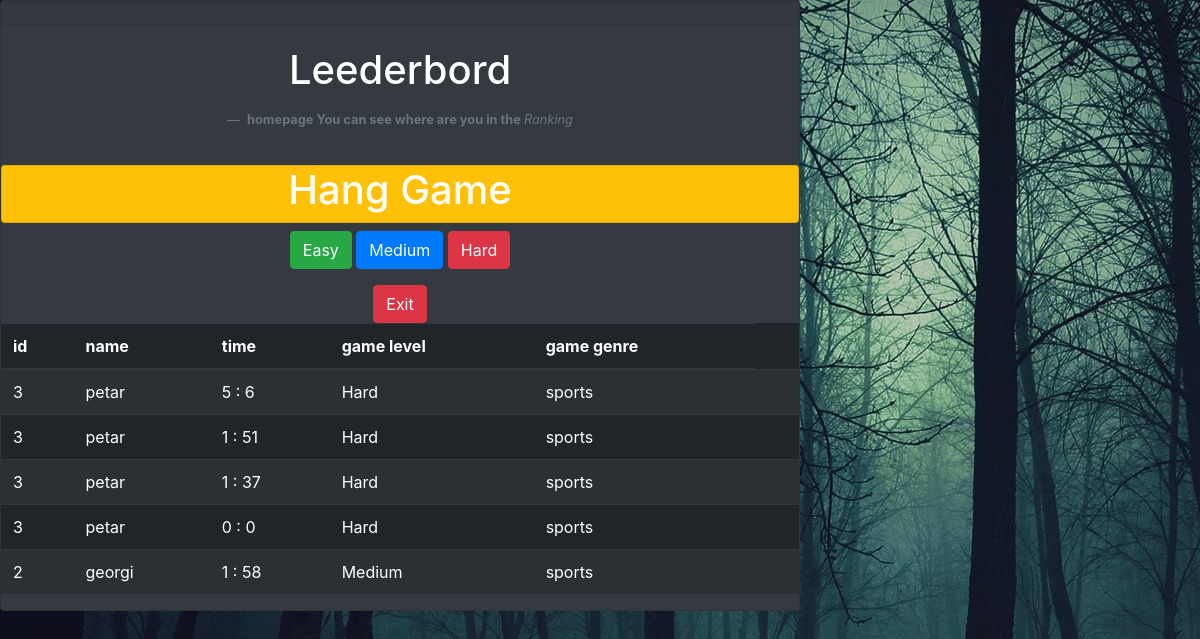
Page /leederbord.php on the committed database.
### tables this page shows
CREATE TABLE `leederbord` (
  `leederbord_id` int(11) NOT NULL,
  `time` varchar(20) DEFAULT NULL,
  `player_id` int(11) NOT NULL,
  `game_level_id` int(11) NOT NULL,
  `game_genre_id` int(11) NOT NULL
);

CREATE TABLE `game_levels` (
  `game_level_id` int(11) NOT NULL,
  `game_level_choice` varchar(20) NOT NULL
);

CREATE TABLE `players` (
  `player_id` int(11) NOT NULL,
  `player_name` varchar(100) NOT NULL,
  `player_password` varchar(100) NOT NULL,
  `player_email` varchar(100) NOT NULL,
  `player_years` varchar(11) NOT NULL,
  `player_gender` varchar(11) NOT NULL
);

CREATE TABLE `game_genres` (
  `game_genre_id` int(11) NOT NULL,
  `game_genre_name` varchar(20) NOT NULL
);

### includes/functions.php (called while the page is built, shortened)
<?php
function timeFormatter(int $time){
  $min = $time / 60;
  $sec = $time % 60;
  $stringTime =  number_format($min, 0) . ' : ' . $sec ;
  return $stringTime;
}

### leederbord.php (the view, shortened to what this page needs)
<div class="card text-white bg-dark mb-3" style="max-width: 50rem;">
  <div class="card-header"></div>
  <div class="card-body">
<h1> Leederbord </h1>
		<figure class="text-end">
  	<figcaption class="blockquote-footer">
    <strong>homepage  You can see where are you in the </strong> <cite title="Source Title">Ranking</cite>
  </figcaption>
</figure>
</head>
<body>
</div>
	<?php  include "includes/head.php" ;
	include "includes/functions.php" ;?>
	<div class="d-grid gap-2">
  		<a button class="btn btn-success" type="button" href= Leederbord_easy.php>Easy</button></a>
  	 	<a button class="btn btn-primary" type="button" href= Leederbord_medium.php>Medium</button></a>
  	 	<a button class="btn btn-danger" type="button" href= Leederbord_hard.php>Hard</button></a>
  <a button class="btn btn-danger" type="button" href= index.php>Exit</button></a>
  <?php
	$read_query = "SELECT game_levels.game_level_id, player_name, leederbord.time ,game_levels.game_level_choice ,game_genres.game_genre_name FROM players JOIN leederbord ON players.player_id = leederbord.player_id JOIN game_levels ON game_levels.game_level_id = leederbord.game_level_id JOIN game_genres ON game_genres.game_genre_id = leederbord.game_genre_id";
	$result = mysqli_query($conn, $read_query);?>
		<?php
			if(mysqli_num_rows($result) > 0){
			echo "<table class='table table-dark table-striped'>";
				echo "<thead>";
					echo "<tr>";
						echo "<th>id</th>";
						echo "<th>name</th>";
						echo "<th>time</th>";
						echo "<th>game level</th>";
						echo "<th>game genre</th>";
					echo "</tr>";
				echo "</thead>";
			echo "<tbody>";
			while($row = mysqli_fetch_assoc($result)){
				echo "<tr>";
					echo "<td>".$row['game_level_id']."</td>";
					echo "<td>".$row['player_name']."</td>";
					echo "<td>".timeFormatter($row['time'])."</td>";
					echo "<td>".$row['game_level_choice']."</td>";
					echo "<td>".$row['game_genre_name']."</td>";
					echo "<td></td>";
					echo "</tr>";
			}
		}?>
		<?php  include "includes/footer.php" ;?>

### includes/head.php (shortened to what this page needs)
<!DOCTYPE html>
<html>
<head>
<link rel="stylesheet" type="text/css" href="style.css">
	<link rel="stylesheet" href="https://maxcdn.bootstrapcdn.com/bootstrap/4.0.0/css/bootstrap.min.css">
</head>
<body class="secondbackground">
	<div class="card text-black bg-warning mb-2" style="max-width: 55rem;">
	<h1>Hang Game</h1>
  </div>

### includes/footer.php (shortened to what this page needs)
</body>
</html>

### style.css (style rules this page uses)
div { text-align: center; }
body { background-image: url('background/forest.jpg'); }
h1,h2,h3 { text-align: center; color: white; }
div { color: white; }

### rows in the picture
leederbord: game_level.game_level_id "3", player.player_name "petar", time "5 : 6", game_level.game_level_choice "Hard", game_genre.game_genre_name "sports"
leederbord: game_level.game_level_id "3", player.player_name "petar", time "1 : 51", game_level.game_level_choice "Hard", game_genre.game_genre_name "sports"
leederbord: game_level.game_level_id "3", player.player_name "petar", time "1 : 37", game_level.game_level_choice "Hard", game_genre.game_genre_name "sports"
leederbord: game_level.game_level_id "3", player.player_name "petar", time "0 : 0", game_level.game_level_choice "Hard", game_genre.game_genre_name "sports"
leederbord: game_level.game_level_id "2", player.player_name "georgi", time "1 : 58", game_level.game_level_choice "Medium", game_genre.game_genre_name "sports"
